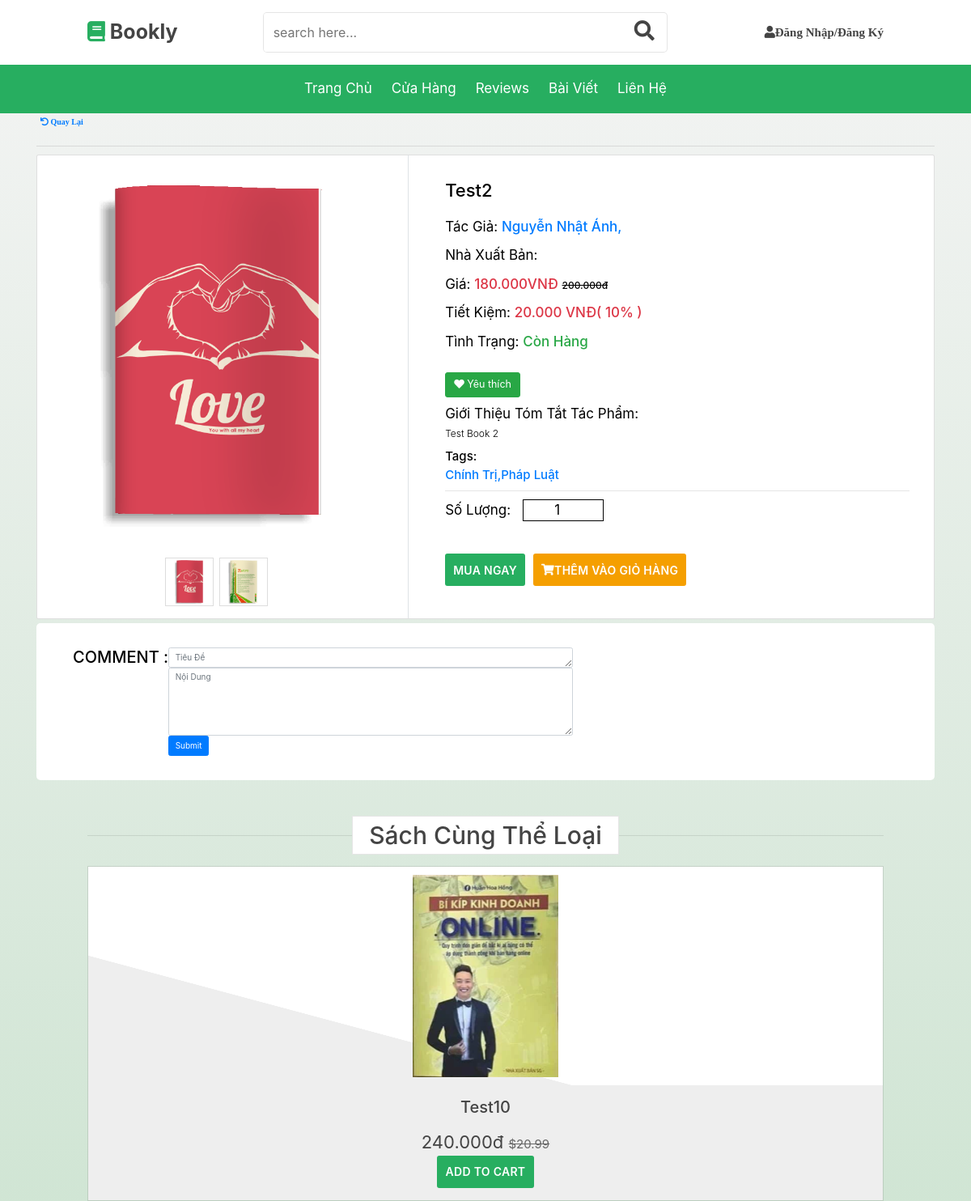
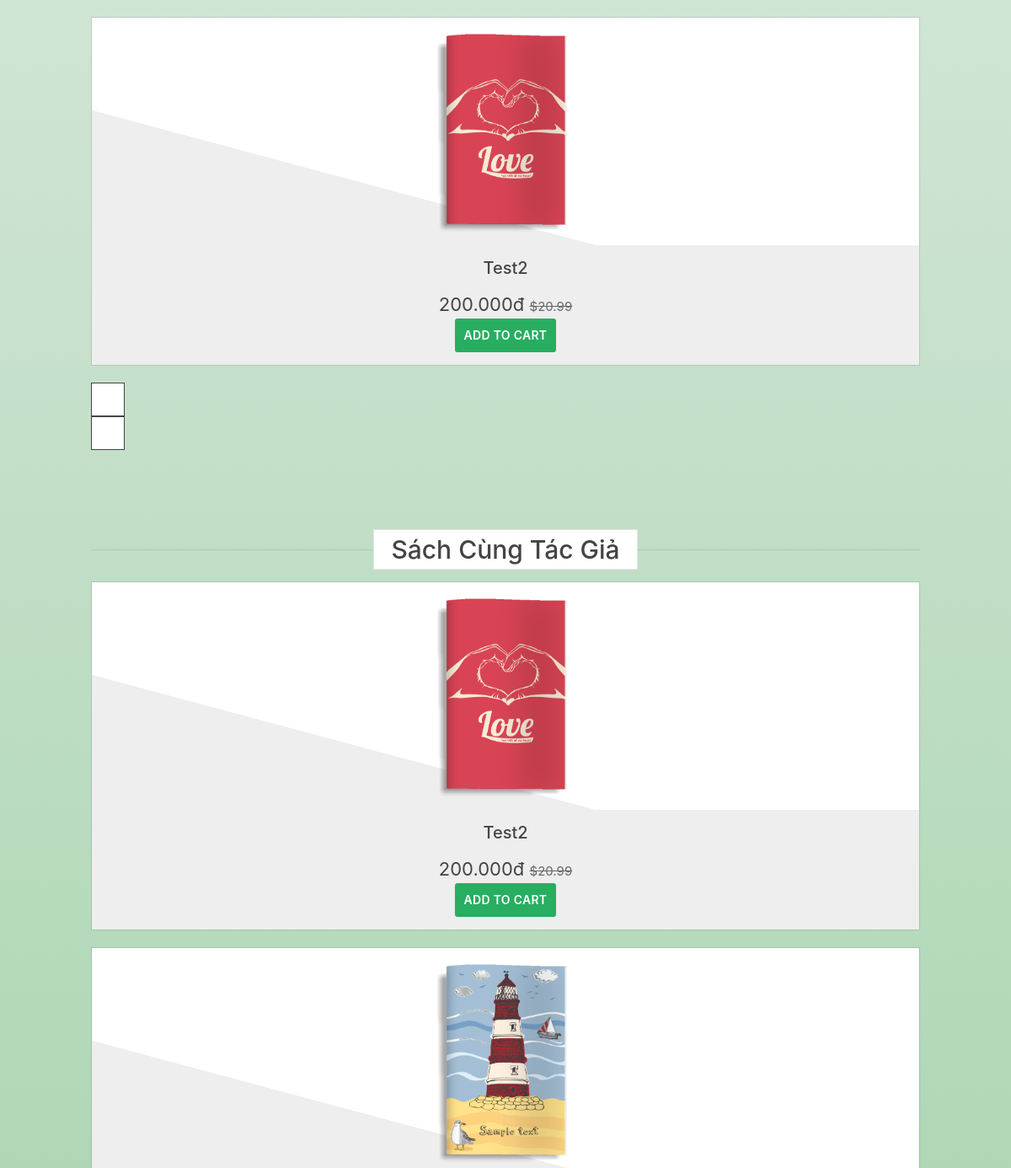
The page /book_detail.php?id=31 (upper part) on the database as committed earlier (2 pictures, top to bottom).
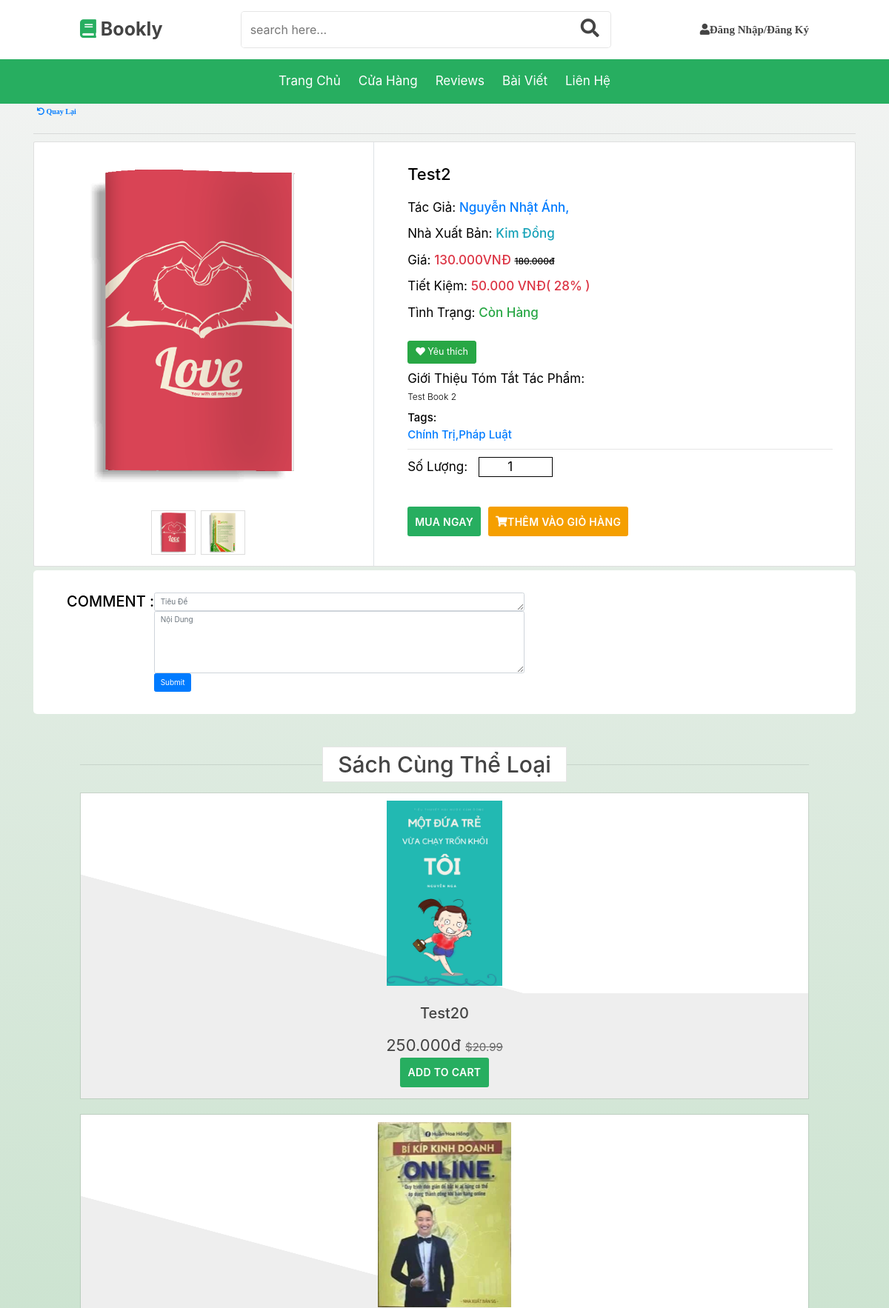
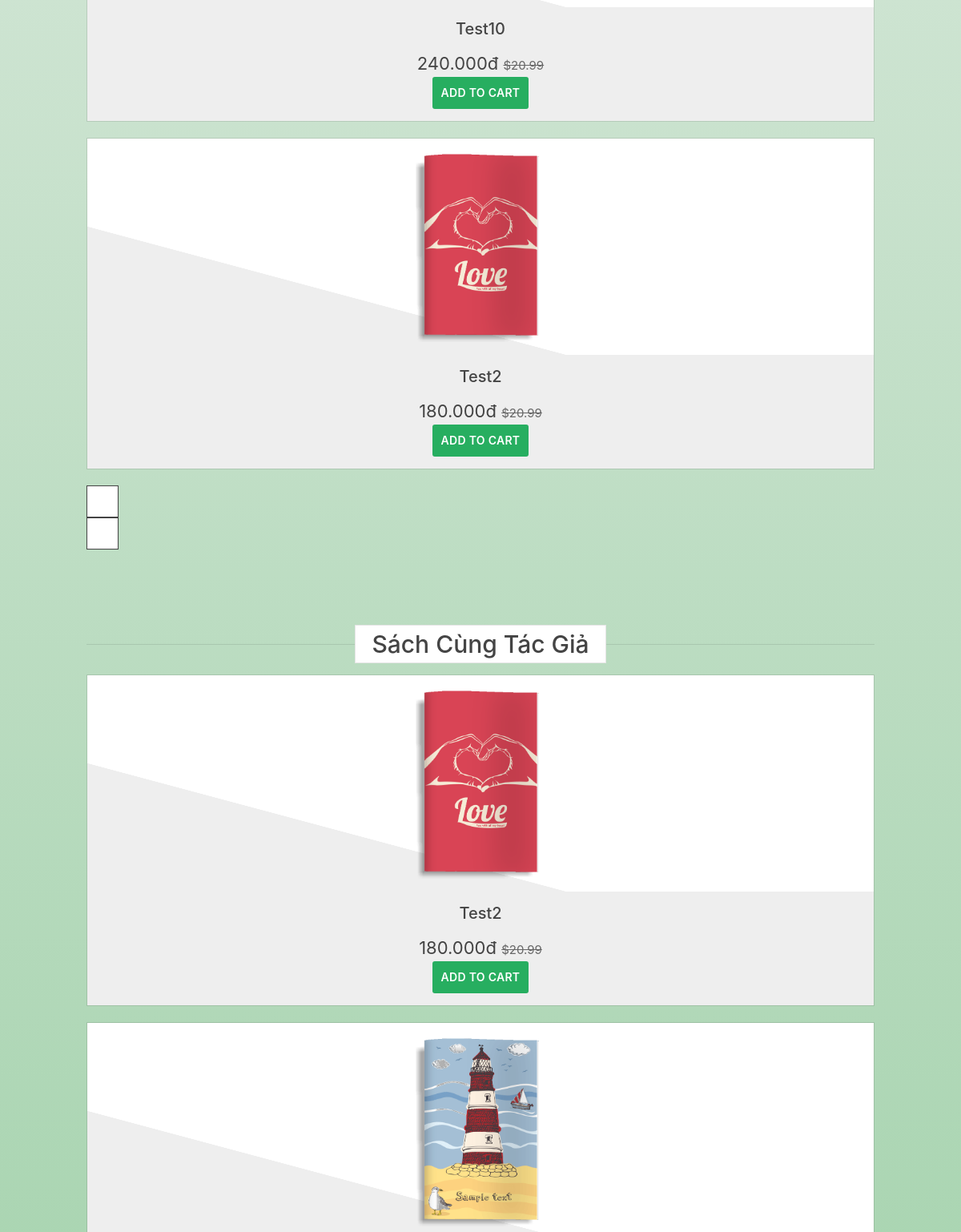
The same page on the database as committed later (2 pictures, top to bottom).
### tables this page shows
CREATE TABLE `books` (
  `id` int(11) NOT NULL,
  `tittle` varchar(255) NOT NULL,
  `image` varchar(255) NOT NULL,
  `price` float NOT NULL,
  `discount` float NOT NULL DEFAULT 0,
  `quantity` int(11) NOT NULL,
  `content` longtext NOT NULL,
  `publication_date` int(11) DEFAULT NULL,
  `created_date` datetime NOT NULL,
  `last_updated` datetime NOT NULL
);

CREATE TABLE `books_library` (
  `id` int(11) NOT NULL,
  `book_id` int(11) NOT NULL,
  `path` varchar(255) NOT NULL,
  `created_time` date NOT NULL,
  `last_updated` date NOT NULL
);

### book_detail.php (the view, shortened to what the rows shown need)
<?php
    include 'header.php' ;
    $result = mysqli_query($con, "SELECT * FROM `books` WHERE `id` = ".$_GET['id']);
    $book = mysqli_fetch_assoc($result);
    $imgLibrary = mysqli_query($con, "SELECT * FROM `books_library` WHERE `book_id` = ".$_GET['id']);
    $book['images'] = mysqli_fetch_all($imgLibrary, MYSQLI_ASSOC);
    $result3 = mysqli_query($con, "SELECT books_genres.genres_id,genres.name
    FROM `books_genres` INNER JOIN `genres` ON books_genres.genres_id = genres.id
      WHERE `book_id` = " . $_GET['id']);
    $result2 = mysqli_query($con, "SELECT authors.first_name,authors.last_name, books_authors.author_id
                                FROM `books_authors`  INNER JOIN `authors` ON books_authors.author_id = authors.id
                                WHERE `book_id` = " . $_GET['id'] );
?>
        <link rel="stylesheet" href="./assets/css/book_detail.css">
        <link rel="stylesheet" href="./assets/js/book.js">
        <div class="container">
            <div class="card">
            	<div class="row">
            		<aside class="col-sm-5 border-right">
                  <article class="gallery-wrap">
                    <div class="img-big-wrap" >
                      <a href="#"><img src="<?=$book['image']?>"></a>
                    </div>
                  <?php if(!empty($book['images'])){ ?>
                    <div class="img-small-wrap" style="margin-top:20px;">
                      <?php foreach($book['images'] as $img) { ?>
                        <div class="item-gallery"> <img src="<?=$img['path']?>" > </div>
                      <?php } ?>
                    </div>
                  <?php } ?>
                  </article>
            		</aside>
            		<aside class="col-sm-7">
                  <article class="card-body p-5">
            	      <h3 class="product-name"><?= $book['tittle']?></h3>
                    <p class="author-detail-wrap" style="margin-top:20px;">
                      <span class="category">Tác giả: </span>
                      <span class="category-info price h3 text-info">
                        <?php
                            $where2 ="";
                            while ($author = mysqli_fetch_array($result2)){
                                $author_id = $author['author_id'];
                                $where2 .= (!empty($where2))? " OR "."`author_id` = $author_id" : "`author_id` = $author_id";
                                ?>
                            <?php }
                                $author_same = mysqli_query($con, "SELECT DISTINCT books_authors.book_id,books.*
                                  FROM `books_authors`  INNER JOIN `books` ON books_authors.book_id = books.id
                                                      WHERE (".$where2.")
                                                    ORDER BY RAND()
                                                    LIMIT 8;  ");
                            ?>
                    	</span>
                    </p>
                    <p class="publisher-detail-wrap">
                        <span class="category">Nhà xuất bản: </span>
                    	<span class="category-info price h3 text-info">
                    	</span>
                    </p>
                    <p class="price-detail-wrap">
                        <span class="category">Giá: </span>
                    	<span class="category-info price h3 text-danger">
                    		<span class="num"><?= number_format($book['price']-$book['discount'] , 0, ",", ".") ?>VNĐ</span>
                            <span style="color:black;font-size: 1.2rem;text-decoration: line-through;"><?=number_format($book['price'], 0, ",", ".") ?>đ</span>
                    	</span>
                    </p>
                    <p class="discount-detail-wrap">
                        <span class="category">Tiết kiệm: </span>
                    	<span class="category-info price h5 text-danger">
                    		<span class="num"><?= number_format($book['discount'], 0, ",", ".") ?></span><span class="currency"> VNĐ</span><span>( <?=ceil( $book['discount']/$book['price']*100 )?>% )</span>
                    	</span>
                    </p>
                    <p class="quantity-detail-wrap">
                        <span class="category">Tình trạng: </span>
                        <?php if ($book['quantity'] > 0) { ?>
                        	<span class="category-info price h5 text-success"> Còn hàng</span>
                        <?php } else { ?>
                          <span class="category-info price h5 text-warning"> Hết hàng</span>
                        <?php } ?>
                    </p>
                    <?php
                            $exists = mysqli_query($con, "SELECT * FROM favorites WHERE book_id = '$bo_id' AND customer_id = '$u_id'");
                            $numrecord = mysqli_num_rows($exists);
                            if ($numrecord != 0){
                                if (isset($_GET['action']) && $_GET['action'] == 'delfvr')
                                {
                                    $result = mysqli_query($con, "DELETE FROM favorites WHERE book_id = $bo_id AND customer_id = $u_id");
                                    if (isset($_GET['action']) && $_GET['action'] == 'addfvr')
                                    {
                                        $result = mysqli_query($con, "INSERT INTO favorites(book_id, customer_id)
                                        VALUES ('$bo_id', '$u_id')");
                                    }else {
                                            $bo_id = $_GET['id'];
                                            $u_id = $currentUser['id'];
                                            ?>
                                            <form action="./book_detail.php?action=addfvr&id=<?=$bo_id?>" method="Post" enctype="multipart/form-data"autocomplete="off" id="registrationForm">
                                                    <input type="hidden" name="book_id" id="book_id" value="<?= $bo_id ?>" />
                                                    <input type="hidden" name="user_id" id="user_id" value="<?= $u_id?>" />
                                                <div class="form-group">
                                                    <div class="col-xs-12">
                                                        <br>
                                                        <button class="btn btn-lg btn-success" type="submit" name ="submit1" onclick="alert('Đã thêm vào yêu thích');">
                                                        <i class="fas fa-heart" style="color :white"></i> Yêu thích </button>
                                                    </div>
                                                </div>
                                            </form>
                                        <?php
                                    }
                                }else {
                                        $bo_id = $_GET['id'];
                                        $u_id = $currentUser['id'];
                                        ?>
                                        <form action="./book_detail.php?action=delfvr&id=<?=$bo_id?>" method="Post" enctype="multipart/form-data"autocomplete="off" id="registrationForm">
                                                <input type="hidden" name="book_id" id="book_id" value="<?= $bo_id ?>" />
                                                <input type="hidden" name="user_id" id="user_id" value="<?= $u_id?>" />
                                            <div class="form-group">
                                                <div class="col-xs-12">
                                                    <br>
                                                    <button class="btn btn-lg btn-success" type="submit" name ="submit1" onclick="alert('Đã hủy yêu thích');">
                                                    <i class="fas fa-heart" style="color :#FF725E" ></i> Yêu thích</button>
                                                </div>
                                            </div>
                                        </form>
                                    <?php
                                }
                            }else{
                                if (isset($_GET['action']) && $_GET['action'] == 'addfvr')
                                {
                                    $result = mysqli_query($con, "INSERT INTO favorites(book_id, customer_id)
                                    VALUES ('$bo_id', '$u_id')");
                                    if (isset($_GET['action']) && $_GET['action'] == 'delfvr')
                                    {
                                        $result = mysqli_query($con, "DELETE FROM favorites WHERE book_id = $bo_id AND customer_id = $u_id");
                                    }else {
                                            $bo_id = $_GET['id'];
                                            $u_id = $currentUser['id'];
                                            ?>
                                            <form action="./book_detail.php?action=delfvr&id=<?=$bo_id?>" method="Post" enctype="multipart/form-data"autocomplete="off" id="registrationForm">
                                                    <input type="hidden" name="book_id" id="book_id" value="<?= $bo_id ?>" />
                                                    <input type="hidden" name="user_id" id="user_id" value="<?= $u_id?>" />
                                                <div class="form-group">
                                                    <div class="col-xs-12">
                                                        <br>
                                                        <button class="btn btn-lg btn-success" type="submit" name ="submit1" onclick="alert('Đã hủy yêu thích');">
                                                        <i class="fas fa-heart" style="color : #FF725E"></i> Yêu thích</button>
                                                    </div>
                                                </div>
                                            </form>
                                        <?php
                                    }
                                }else {
                                        $bo_id = $_GET['id'];
                                        ?>
                                        <form action="./book_detail.php?action=addfvr&id=<?=$bo_id?>" method="Post" enctype="multipart/form-data"autocomplete="off" id="registrationForm">
                                            <div class="form-group">
                                            </div>
                                        </form>
                                    <?php
                                }
                            }
                            ?>
                    <dl class="item-property">
                        <h4 class="category">Giới thiệu tóm tắt tác phẩm:</h4>
                        <dd>
                            <p class="overview-content"> <?= $book['content'] ?> </p>
                        </dd>
                    </dl>
                    <dl class="param param-feature">
                      <h4>Tags:</h4>
                            <?php
                            $where3 ="";
                            while ($genres = mysqli_fetch_array($result3)){
                                $genres_id = $genres['genres_id'];
                                $where3 .= (!empty($where3))? " OR "."`genres_id` = $genres_id" : "`genres_id` = $genres_id";
                                ?>
                            <a href="book.php?genres_id=<?= $genres['genres_id']?>" ><h4><?= $genres['name'] ?> </h4></a>
                            <?php }
                                $genres_same = mysqli_query($con, "SELECT DISTINCT books_genres.book_id,books.*
                                  FROM `books_genres`  INNER JOIN `books` ON books_genres.book_id = books.id
                                                      WHERE (".$where3.")
                                                    ORDER BY RAND()
                                                    LIMIT 8;  ");
                            ?>
                    </dl>
                    <hr>
            	      <div class="row">
            	      	<div class="col-sm-6">
            	      	</div>
            	      </div>
                  </article>
            		</aside>
            	</div>
            </div>
            <div class="review_card">
              <div class="row justify-content-left d-flex">
                    <h2>COMMENT  : </h2>
              </div>
            </div>
        </div>
    <section class="featured" id="featured">
        <h1 class="heading"> <span>Sách cùng thể loại</span> </h1>
        <div class="swiper featured-slider">
            <div class="swiper-wrapper">
            <?php while ($row_genres = mysqli_fetch_array($genres_same)) {?>
                <div class="swiper-slide box">
                    <div class="image">
                        <a href="book_detail.php?id=<?= $row_genres['id'] ?>"><img src="./<?= $row_genres['image'] ?>" alt="<?= $row_genres['tittle'] ?>" alt=""></a>
                    </div>
                    <div class="content">
                        <h3><?= $row_genres['tittle'] ?></h3>
                        <div class="price"><?= number_format($row_genres['price'], 0, ",", ".") ?>đ <span> $20.99</span></div>
                        <form id="add-to-cart-form" action="cart.php?action=add" method="POST">
                        <input class="buy-button btn btn-lg btn-primary text-uppercase" type="submit" value="Add to cart"  />
                        </form>
                    </div>
                </div>
            <?php } ?>
            </div>
        </div>
    </section>
    <section class="featured" id="featured">
        <h1 class="heading"> <span>Sách cùng tác giả</span> </h1>
        <div class="swiper featured-slider">
            <div class="swiper-wrapper">
            <?php while ($row_author = mysqli_fetch_array($author_same)) {?>
                <div class="swiper-slide box">
                    <div class="image">
                        <a href="book_detail.php?id=<?= $row_author['id'] ?>"><img src="./<?= $row_author['image'] ?>" alt="<?= $row_author['tittle'] ?>" alt=""></a>
                    </div>
                    <div class="content">
                        <h3><?= $row_author['tittle'] ?></h3>
                        <div class="price"><?= number_format($row_author['price'], 0, ",", ".") ?>đ <span> $20.99</span></div>
                        <form id="add-to-cart-form" action="cart.php?action=add" method="POST">
                        <input class="buy-button btn btn-lg btn-primary text-uppercase" type="submit" value="Add to cart"  />
                        </form>
                    </div>
                </div>
            <?php } ?>
            </div>
        </div>
    </section>
  </body>
  <script src="https://cdn.jsdelivr.net/npm/bootstrap@4.6.0/dist/js/bootstrap.min.js"></script></body>
</html>

Rows that differ between the two databases and show on the page:
changed books "Test2": $book['price']-$book['discount'] "180.000" → "130.000"; price "200.000" → "180.000"; discount "20.000" → "50.000"; ceil( $book['discount']/$book['price']*100 ) "10" → "28"
added books: image (picture), tittle "Test20", price "250.000", shown under "Sách Cùng Thể Loại"
Other text that changed with them:
new list line: "Kim Đồng"
